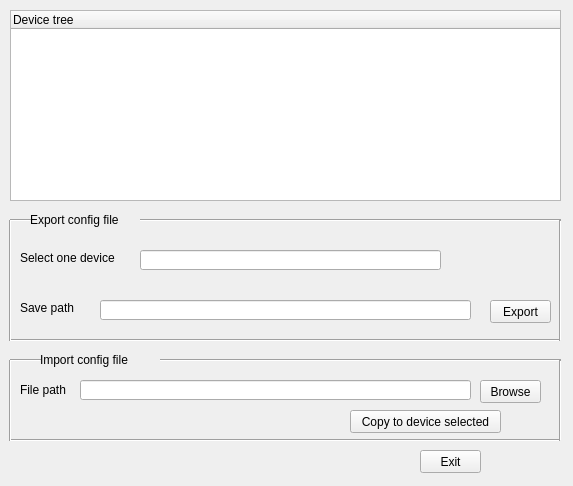
<?xml version="1.0" encoding="UTF-8"?>
<ui version="4.0">
 <class>ImportConfigClass</class>
 <widget class="QWidget" name="ImportConfigClass">
  <property name="geometry">
   <rect>
    <x>0</x>
    <y>0</y>
    <width>573</width>
    <height>486</height>
   </rect>
  </property>
  <property name="windowTitle">
   <string>ImportConfig</string>
  </property>
  <widget class="QTreeWidget" name="treeWidget">
   <property name="geometry">
    <rect>
     <x>10</x>
     <y>10</y>
     <width>551</width>
     <height>191</height>
    </rect>
   </property>
   <column>
    <property name="text">
     <string>Device tree</string>
    </property>
   </column>
  </widget>
  <widget class="Line" name="line">
   <property name="geometry">
    <rect>
     <x>140</x>
     <y>210</y>
     <width>421</width>
     <height>20</height>
    </rect>
   </property>
   <property name="orientation">
    <enum>Qt::Horizontal</enum>
   </property>
  </widget>
  <widget class="Line" name="line_2">
   <property name="geometry">
    <rect>
     <x>10</x>
     <y>330</y>
     <width>551</width>
     <height>20</height>
    </rect>
   </property>
   <property name="orientation">
    <enum>Qt::Horizontal</enum>
   </property>
  </widget>
  <widget class="Line" name="line_3">
   <property name="geometry">
    <rect>
     <x>10</x>
     <y>430</y>
     <width>551</width>
     <height>20</height>
    </rect>
   </property>
   <property name="orientation">
    <enum>Qt::Horizontal</enum>
   </property>
  </widget>
  <widget class="Line" name="line_4">
   <property name="geometry">
    <rect>
     <x>160</x>
     <y>350</y>
     <width>401</width>
     <height>20</height>
    </rect>
   </property>
   <property name="orientation">
    <enum>Qt::Horizontal</enum>
   </property>
  </widget>
  <widget class="Line" name="line_5">
   <property name="geometry">
    <rect>
     <x>550</x>
     <y>220</y>
     <width>20</width>
     <height>121</height>
    </rect>
   </property>
   <property name="orientation">
    <enum>Qt::Vertical</enum>
   </property>
  </widget>
  <widget class="Line" name="line_6">
   <property name="geometry">
    <rect>
     <x>550</x>
     <y>360</y>
     <width>20</width>
     <height>81</height>
    </rect>
   </property>
   <property name="orientation">
    <enum>Qt::Vertical</enum>
   </property>
  </widget>
  <widget class="Line" name="line_7">
   <property name="geometry">
    <rect>
     <x>0</x>
     <y>360</y>
     <width>20</width>
     <height>81</height>
    </rect>
   </property>
   <property name="orientation">
    <enum>Qt::Vertical</enum>
   </property>
  </widget>
  <widget class="Line" name="line_8">
   <property name="geometry">
    <rect>
     <x>0</x>
     <y>220</y>
     <width>20</width>
     <height>121</height>
    </rect>
   </property>
   <property name="orientation">
    <enum>Qt::Vertical</enum>
   </property>
  </widget>
  <widget class="QLabel" name="label">
   <property name="geometry">
    <rect>
     <x>30</x>
     <y>210</y>
     <width>111</width>
     <height>20</height>
    </rect>
   </property>
   <property name="text">
    <string>Export config file</string>
   </property>
  </widget>
  <widget class="QLabel" name="label_2">
   <property name="geometry">
    <rect>
     <x>40</x>
     <y>350</y>
     <width>121</width>
     <height>20</height>
    </rect>
   </property>
   <property name="text">
    <string>Import config file</string>
   </property>
  </widget>
  <widget class="Line" name="line_9">
   <property name="geometry">
    <rect>
     <x>10</x>
     <y>350</y>
     <width>31</width>
     <height>20</height>
    </rect>
   </property>
   <property name="orientation">
    <enum>Qt::Horizontal</enum>
   </property>
  </widget>
  <widget class="Line" name="line_10">
   <property name="geometry">
    <rect>
     <x>10</x>
     <y>210</y>
     <width>21</width>
     <height>20</height>
    </rect>
   </property>
   <property name="orientation">
    <enum>Qt::Horizontal</enum>
   </property>
  </widget>
  <widget class="QLabel" name="label_3">
   <property name="geometry">
    <rect>
     <x>20</x>
     <y>380</y>
     <width>61</width>
     <height>20</height>
    </rect>
   </property>
   <property name="text">
    <string>File path</string>
   </property>
  </widget>
  <widget class="QLabel" name="label_4">
   <property name="geometry">
    <rect>
     <x>20</x>
     <y>300</y>
     <width>81</width>
     <height>16</height>
    </rect>
   </property>
   <property name="text">
    <string>Save path</string>
   </property>
  </widget>
  <widget class="QLineEdit" name="lineEdit_configfile">
   <property name="geometry">
    <rect>
     <x>80</x>
     <y>380</y>
     <width>391</width>
     <height>20</height>
    </rect>
   </property>
  </widget>
  <widget class="QPushButton" name="pushButton_browse">
   <property name="geometry">
    <rect>
     <x>480</x>
     <y>380</y>
     <width>61</width>
     <height>23</height>
    </rect>
   </property>
   <property name="text">
    <string>Browse</string>
   </property>
  </widget>
  <widget class="QPushButton" name="pushButton_export">
   <property name="geometry">
    <rect>
     <x>490</x>
     <y>300</y>
     <width>61</width>
     <height>23</height>
    </rect>
   </property>
   <property name="text">
    <string>Export</string>
   </property>
  </widget>
  <widget class="QLineEdit" name="lineEdit_configfilename">
   <property name="geometry">
    <rect>
     <x>100</x>
     <y>300</y>
     <width>371</width>
     <height>20</height>
    </rect>
   </property>
  </widget>
  <widget class="QPushButton" name="pushButton_import">
   <property name="geometry">
    <rect>
     <x>350</x>
     <y>410</y>
     <width>151</width>
     <height>23</height>
    </rect>
   </property>
   <property name="text">
    <string>Copy to device selected</string>
   </property>
  </widget>
  <widget class="QLabel" name="label_5">
   <property name="geometry">
    <rect>
     <x>20</x>
     <y>250</y>
     <width>111</width>
     <height>16</height>
    </rect>
   </property>
   <property name="text">
    <string>Select one device</string>
   </property>
  </widget>
  <widget class="QLineEdit" name="lineEdit_deviceip">
   <property name="geometry">
    <rect>
     <x>140</x>
     <y>250</y>
     <width>301</width>
     <height>20</height>
    </rect>
   </property>
  </widget>
  <widget class="QPushButton" name="pushButton_exit">
   <property name="geometry">
    <rect>
     <x>420</x>
     <y>450</y>
     <width>61</width>
     <height>23</height>
    </rect>
   </property>
   <property name="text">
    <string>Exit</string>
   </property>
  </widget>
 </widget>
 <layoutdefault spacing="6" margin="11"/>
 <resources/>
 <connections/>
</ui>
